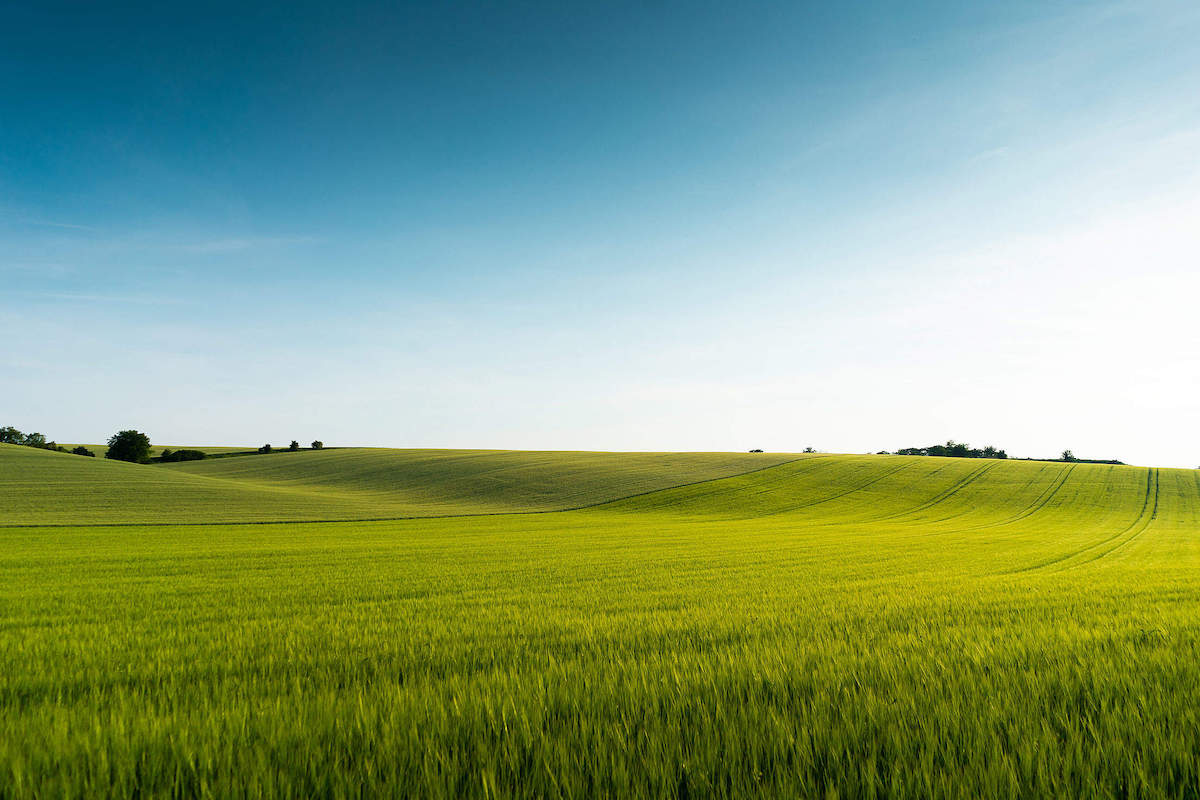
#> input picture Practicas/Practica 1/Alejandro/Input/field.jpg, 1200 x 800 px, found by its file name
$ python ej3_histogramaGris.py
#> lines starting #> are read from the running program, lines starting #| are printed output that depends on the picture
from cv2 import cv2 as cv
import numpy as np
from matplotlib import pyplot as plt

img = cv.imread("Practica/Input/field.jpg", 1)
#> img is the input picture: shape (800, 1200, 3); mean B, G, R 121.8, 158.2, 131.5

#Calcular histograma unidimensional nivel gris

gris = cv.cvtColor(img, cv.COLOR_BGR2GRAY) #conversion gris
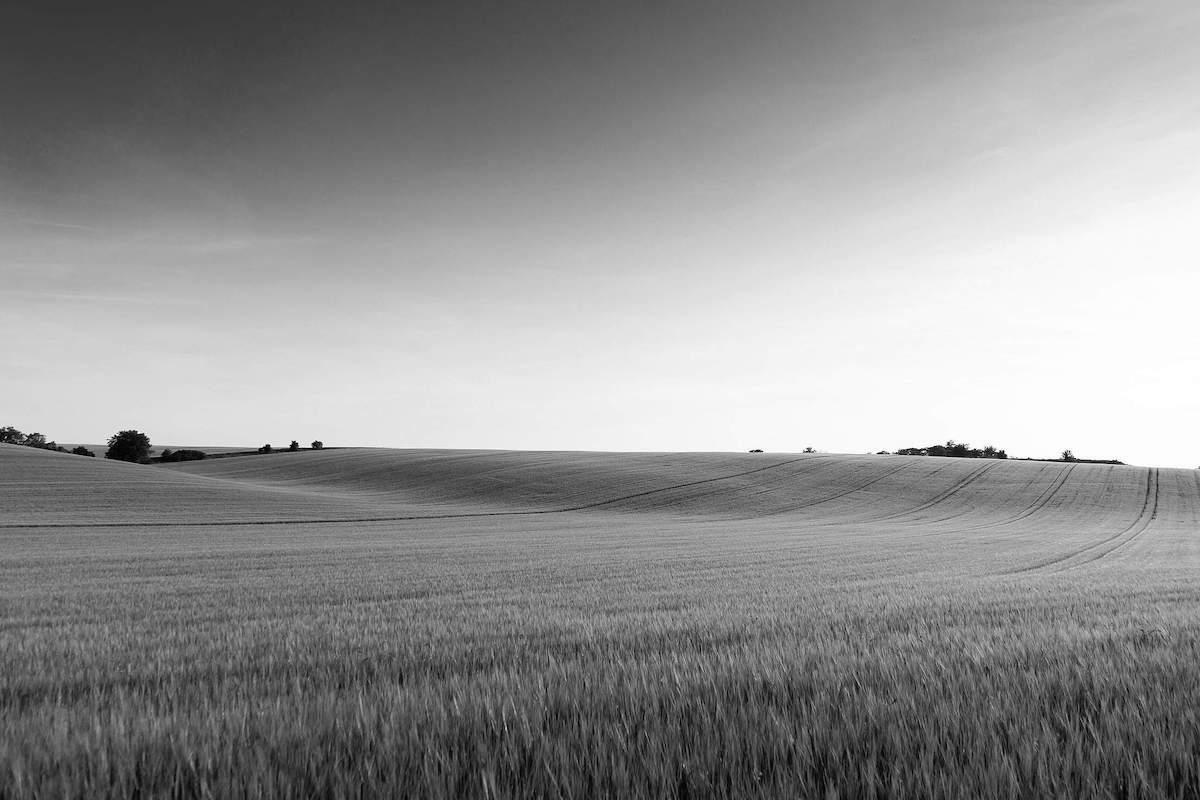
#> gris: shape (800, 1200); min 0, max 255, mean 146.1
cv.imshow("Gris", gris)
cv.waitKey(0)


hist = cv.calcHist(images = [gris],
                   channels = [0],
                   mask = None,
                   histSize = [256],
                   ranges = [0, 256])
#> hist = 256 values, max 22064 at index 253, min 11 at index 0, mean 3750

#Gráfico
plt.plot(hist)
plt.xlim([0,255])
plt.show()
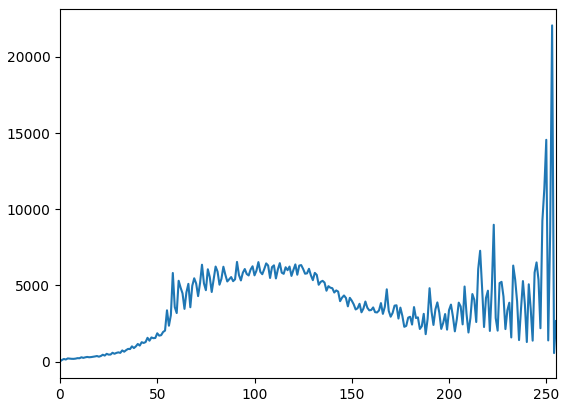
#> figure drawn by matplotlib, 1 panel; curve peaks at x = 253, y = 22064

$ run again, with Practicas/Practica 1/Alejandro/Input/clouds.jpg copied over Practicas/Practica 1/Alejandro/Input/field.jpg
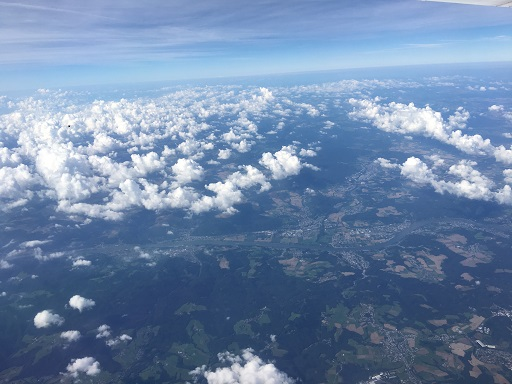
#> input picture Practicas/Practica 1/Alejandro/Input/clouds.jpg, 512 x 384 px, found by its file name
#> img is the input picture: shape (384, 512, 3); mean B, G, R 167.8, 134.4, 110.1
#> `gris = cv.cvtColor(img, cv.COLOR_BGR2GRAY)`:
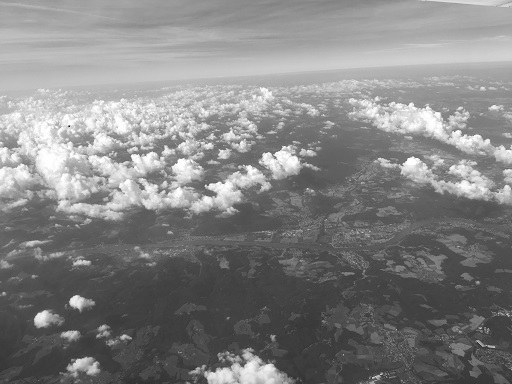
#> gris: shape (384, 512); min 2, max 255, mean 130.9
#> hist = 256 values, max 3215 at index 66, min 0 at index 0, mean 768
#> `plt.show()`:
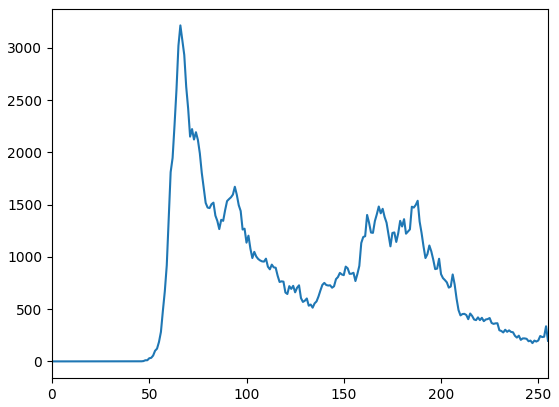
#> figure drawn by matplotlib, 1 panel; curve peaks at x = 66, y = 3215

$ run again, with Practicas/Practica 1/Alejandro/Input/lake.jpg copied over Practicas/Practica 1/Alejandro/Input/field.jpg
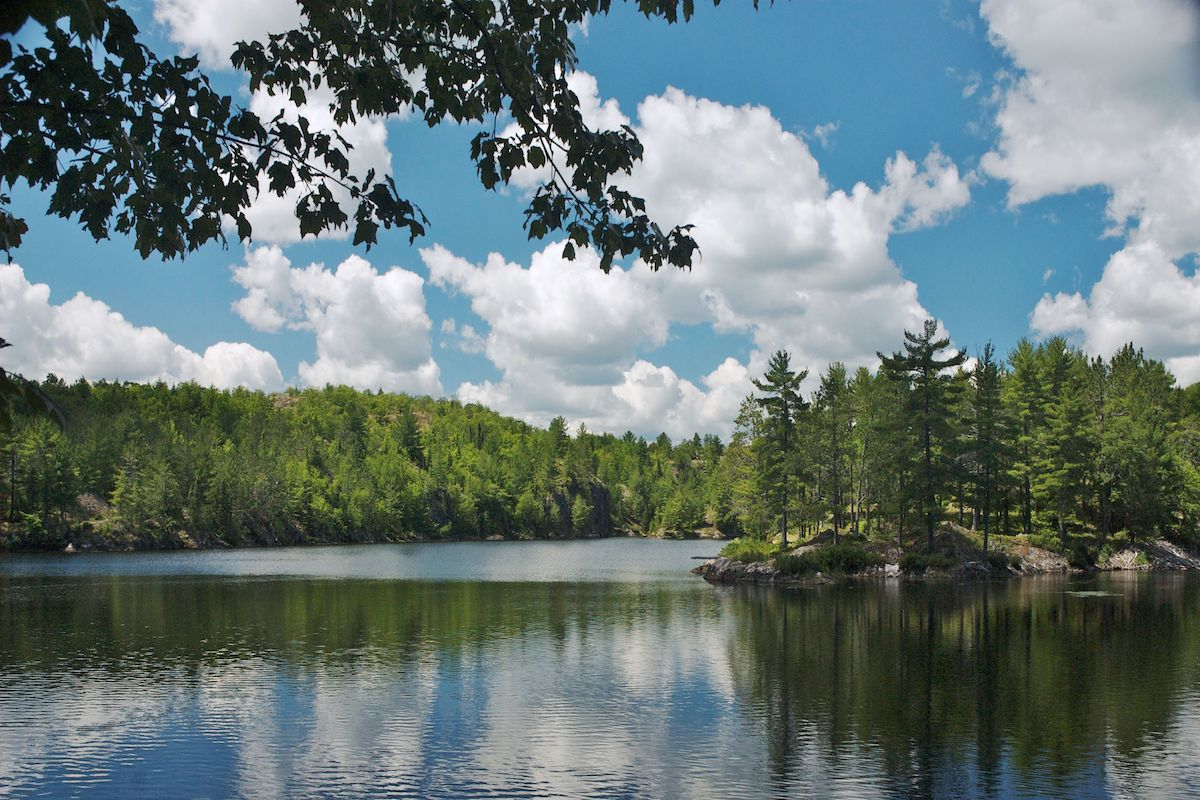
#> input picture Practicas/Practica 1/Alejandro/Input/lake.jpg, 1200 x 800 px, found by its file name
#> img is the input picture: shape (800, 1200, 3); mean B, G, R 118.3, 119.7, 103.6
#> `gris = cv.cvtColor(img, cv.COLOR_BGR2GRAY)`:
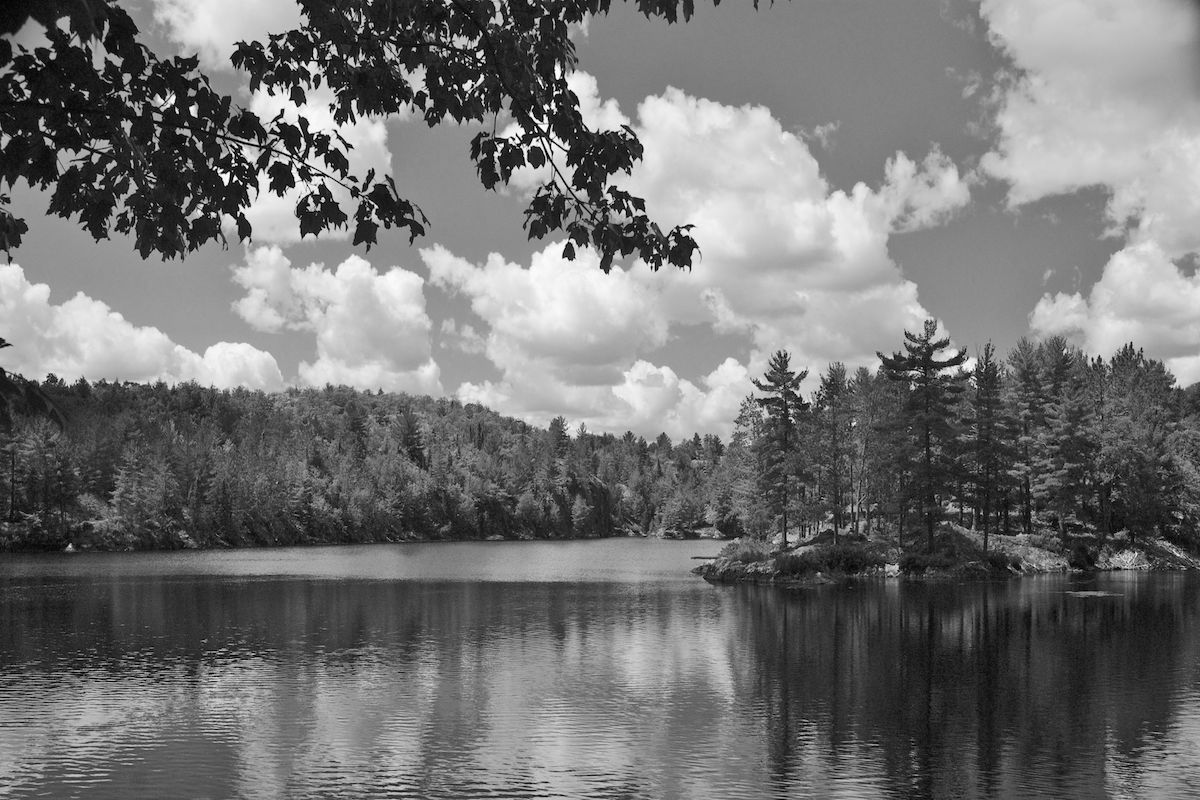
#> gris: shape (800, 1200); min 0, max 255, mean 114.7
#> hist = 256 values, max 12516 at index 129, min 14 at index 255, mean 3750
#> `plt.show()`:
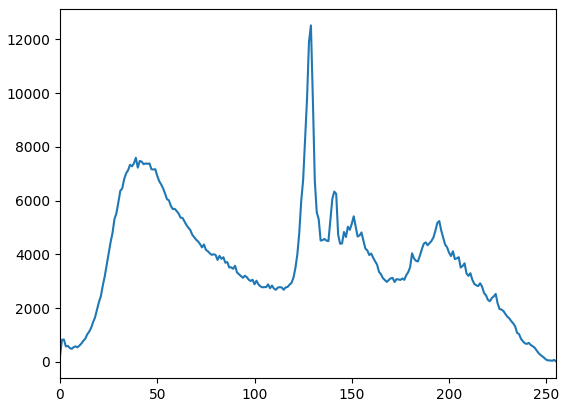
#> figure drawn by matplotlib, 1 panel; curve peaks at x = 129, y = 12516
